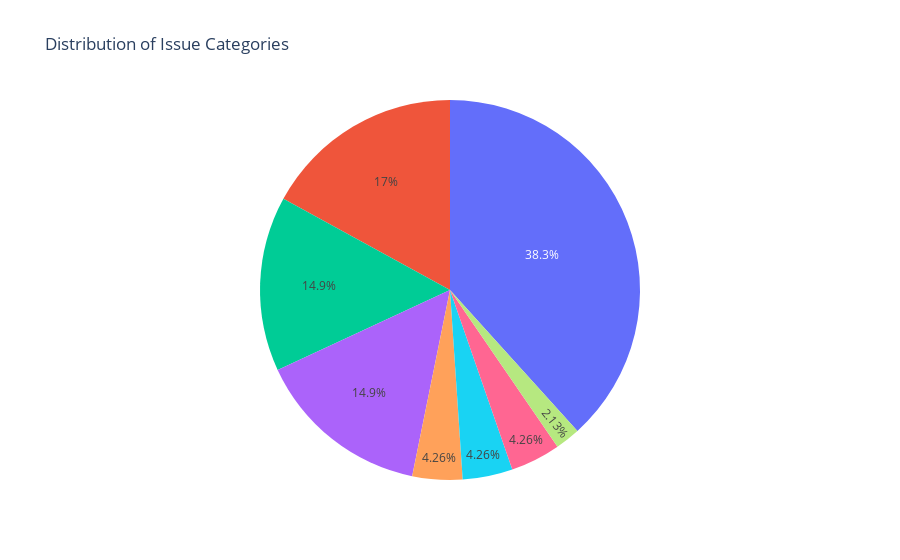

Notebook source saved alongside this figure:
### Markdown cell above
### We can also use <span style="color:turquoise;">PLOTLY</span> to visualize the data

### Code cell
# Create a pie chart using Plotly
import plotly.express as px
import pandas

labels = list(category_counts.keys())
values = list(category_counts.values())
fig = px.pie(labels=labels, values=values, title='Distribution of Issue Categories')
#fig.update_layout(renderer="notebook")
fig.write_html('plotly_chart.html')
fig.show()

### Figure 1 — Plotly figure (JSON) as saved in the notebook; plotly's stock layout.template omitted (floating-point values rounded to 4 significant figures)
{"data": [{"domain": {"x": [0, 1], "y": [0, 1]}, "hovertemplate": "value=%{value}<extra></extra>", "legendgroup": "", "name": "", "showlegend": false, "type": "pie", "values": [18, 7, 2, 8, 7, 2, 2, 1]}], "layout": {"legend": {"tracegroupgap": 0}, "title": {"text": "Distribution of Issue Categories"}}}
